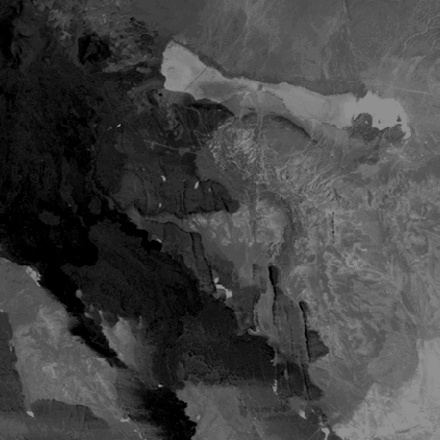
%> input picture Examples/Contrast Stretching/landsat.jpg, 440 x 440 px
$ octave implementation_cs.m   (GNU Octave 9; MATLAB toolbox functions it lacks are replaced by stand-ins)
%> lines starting %> are read from the running program, lines starting %| are printed output that depends on the picture
a = imread('landsat.jpg');
%> a is the input picture: size 440x440x3 uint8; mean R, G, B 67.1, 67.1, 67.1
temp = rgb2gray(a);
b=im2double(temp);
c=(b-min(min(b)))/(max(max(b))-min(min(b)))*255;
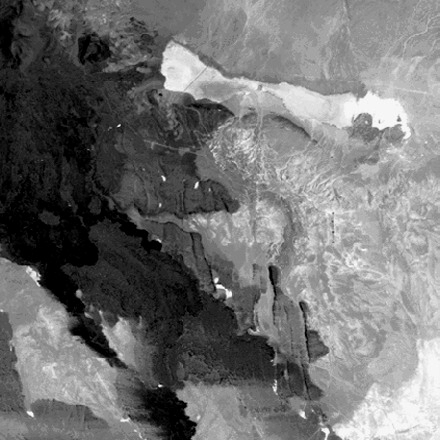
%> c: size 440x440 double; min 0, max 255, mean 114.8
min_c = min(min(c)) %최소 명암값
%> min_c = 0
max_c = max(max(c)) %최대 명암값
%> max_c = 255
imshow(uint8(c))
figure;
imhist(uint8(c))
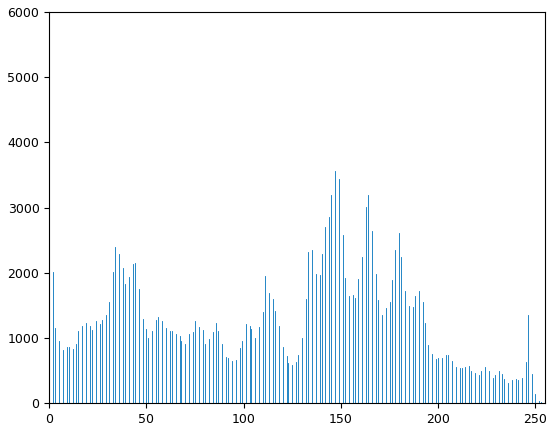
%> figure redrawn from the program's plot data; highest point at x = 0, y = 5318
